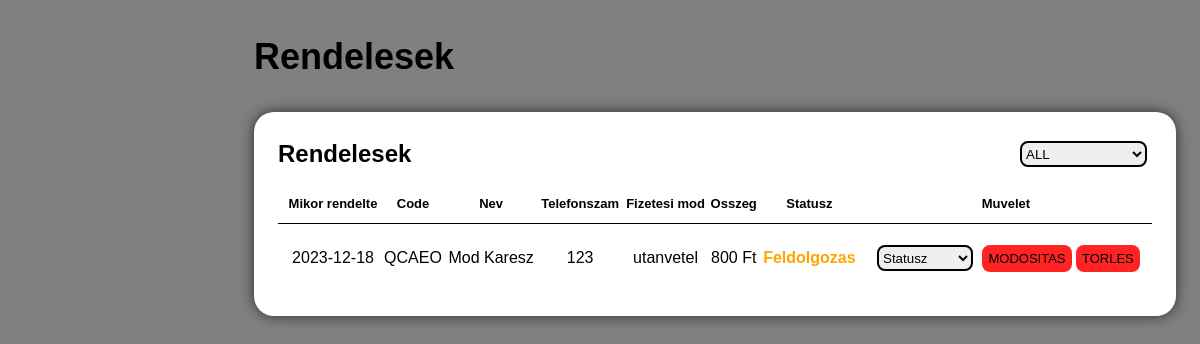
The app's page /adminpages/rendelesek.php, older data.
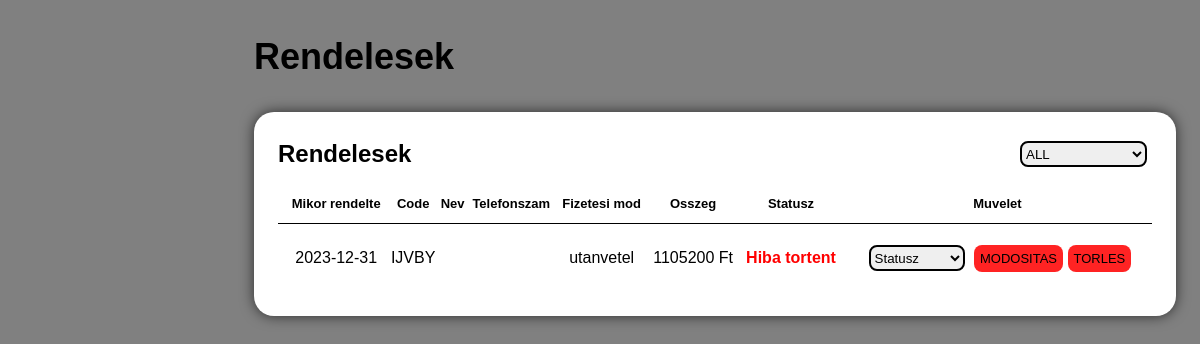
The same page, newer data.
### tables this page shows
CREATE TABLE `orders` (
  `id` int(11) NOT NULL,
  `code` varchar(10) NOT NULL,
  `products` varchar(1000) NOT NULL,
  `order_email` varchar(1000) NOT NULL,
  `order_tel` varchar(1000) NOT NULL,
  `order_name` varchar(1000) NOT NULL,
  `order_address` varchar(1000) NOT NULL,
  `text` varchar(1000) NOT NULL,
  `pay` varchar(1000) NOT NULL,
  `paycount` int(11) NOT NULL,
  `date` date NOT NULL,
  `status` varchar(1000) NOT NULL
);

### adminpages/rendelesek.php (the view, shortened to what this page needs)
<?php
    require "../config.php";
    $mutat = 'all';
?>
<!DOCTYPE html>
<html lang="hu">
<head>
    <link rel="stylesheet" href="../assets/css/all-style.css">
    <link rel="stylesheet" href="css/admin-style.css">
    <link rel="stylesheet" href="https://cdnjs.cloudflare.com/ajax/libs/font-awesome/6.5.1/css/all.min.css" />
</head>
<body>
    <div class="content">
        <main>
            <div class="header">
                <div class="left">
                    <h1>Rendelesek</h1>
                </div>
            </div>
            <div class="bottom-data">
                <div class="orders">
                    <div class="header">
                        <h3>Rendelesek</h3>
                        <div class="right">
                            <form method="post">
                                <select name="show" selected="selected" onchange="this.form.submit()">
                                    <option value="all"
                                        <?php if($mutat == "all"){ ?>
                                            selected
                                        <?php } ?>
                                        >ALL</option>
                                </select>
                            </form>
                        </div>
                    </div>
                    <table>
                        <thead>
                            <tr>
                                <th></th>
                                <th>Mikor rendelte</th>
                                <th>Code</th>
                                <th>Nev</th>
                                <th>Telefonszam</th>
                                <th>Fizetesi mod</th>
                                <th>Osszeg</th>
                                <th>Statusz</th>
                                <th>Muvelet</th>
                            </tr>
                        </thead>
                        <tbody>
                        <?php
                                if($mutat == "all"){
                                    $lekerdezes = "SELECT * FROM orders ORDER BY id DESC";
                                }
                                $talalt = $conn->query($lekerdezes);
                                while($rendeles = $talalt->fetch_assoc()){
                            ?>
                            <tr>
                                <td></td>
                                <td><?=$rendeles['date']?></td>
                                <td><?=$rendeles['code']?></td>
                                <td><?=$rendeles['order_name']?></td>
                                <td><?=$rendeles['order_tel']?></td>
                                <td><?=$rendeles['pay']?></td>
                                <td><?=$rendeles['paycount']?> Ft</td>
                                <td class="status <?php echo $rendeles['status']; ?>">
                            <?php
                                switch ($rendeles['status']) {
                                    case 'pending':
                                        echo 'Feldolgozas';
                                        break;
                                    case 'failed':
                                        echo 'Hiba tortent';
                                        break;
                                }
                            ?>
                                </td>
                                <td>
                                    <form action="rendelesek.php?id=<?=$rendeles['id']?>" method="post">
                                        <select selected="selected" name="order-status">
                                            <option value="0">Statusz</option>
                                        </select>
                                        <input type="submit" class="submitbtn" name="editorder-btn" value="Modositas">
                                        <input type="submit" class="submitbtn" name="deleteorder-btn" value="Torles">
                                    </form>
                                </td>
                            <?php } ?>
                            </tr>
                        </tbody>
                    </table>
                </div>
            </div>
        </main>
    </div>
</body>
</html>

### assets/css/all-style.css (style rules this page uses)
* { margin: 0; padding: 0; box-sizing: border-box; font-family: "Muli-Regular"; }
body { background-color: gray; }

### adminpages/css/admin-style.css (style rules this page uses)
* { margin: 0; padding: 0; box-sizing: border-box; font-family: 'Poppins', sans-serif; }
.content { position: relative; width: calc(100% - 230px); left: 230px; transition: all 0.3s ease; }
.content main { width: 100%; padding: 36px 24px; max-height: calc(100vh - 56px); }
.content main .header { display: flex; align-items: center; justify-content: space-between; grid-gap: 16px; flex-wrap: wrap; }
.content main .header .left h1 { font-size: 36px; font-weight: 600; margin-bottom: 10px; color: black; }
.content main .bottom-data { display: flex; flex-wrap: wrap; grid-gap: 24px; margin-top: 24px; width: 100%; color: black; }
.content main .bottom-data>div { border-radius: 20px; background-color: white; box-shadow:0 0 14px rgba(0, 0, 0, 0.658); padding: 24px; overflow-x: auto; }
.content main .bottom-data .header { display: flex; align-items: center; grid-gap: 16px; margin-bottom: 24px; }
.content main .bottom-data .header h3 { margin-right: auto; font-size: 24px; font-weight: 600; }
.content main .bottom-data .orders { flex-grow: 1; flex-basis: 500px; }
.content main .bottom-data .orders table { width: 100%; border-collapse: collapse; }
.content main .bottom-data .orders table th { padding-bottom: 12px; font-size: 13px; text-align: left; border-bottom: 1px solid black; text-align: center; }
.content main .bottom-data .orders table td { padding: 16px 0; text-align: center; }
.content main .bottom-data .orders table tr td:first-child { text-align: center; display: flex; align-items: center; grid-gap: 12px; padding-left: 6px; }
.failed { font-weight: 600; color: red; }
.submitbtn { background-color: rgba(255, 0, 0, 0.863); color: black; font-size: 13px; padding: 5px; border: 1px solid transparent; border-radius: 8px; font-weight: 500; text-transform: uppercase; cursor: pointer; }
select { border: black solid 2px; margin: 5px; height: 26px; border-radius: 8px; }
.pending { font-weight: 600; color: orange; }

Row changes from the older to the newer data that the page shows:
removed orders: date "2023-12-18", code "QCAEO", order_name "Mod Karesz", order_tel "123", pay "utanvetel", paycount "800", status "Feldolgozas"
added orders: date "2023-12-31", code "IJVBY", pay "utanvetel", paycount "1105200", status "Hiba tortent"
